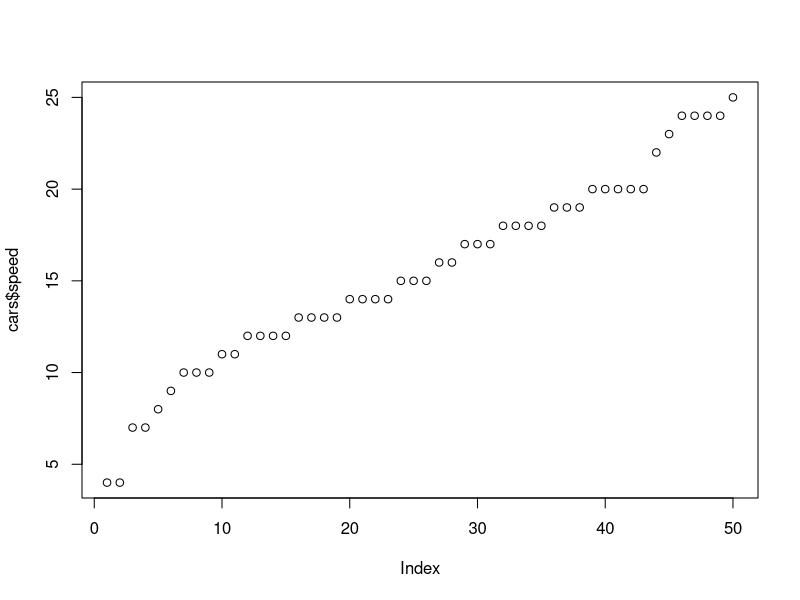
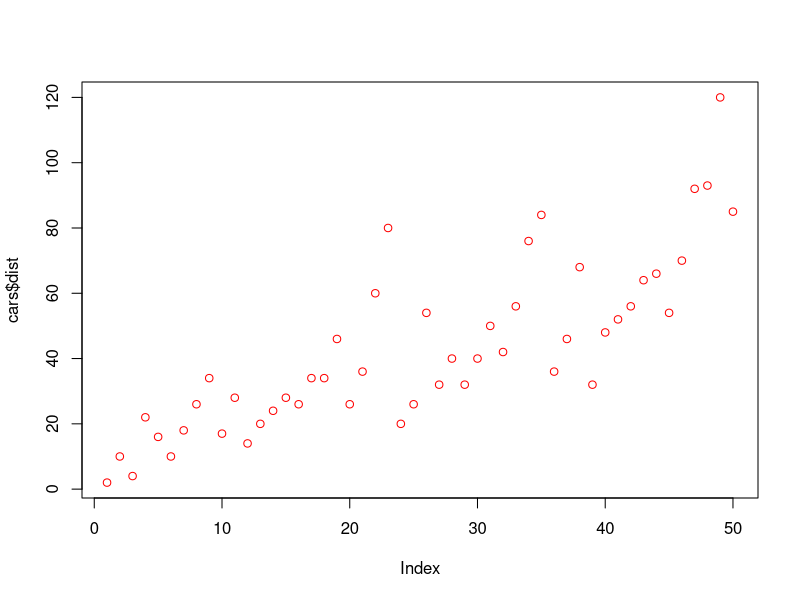
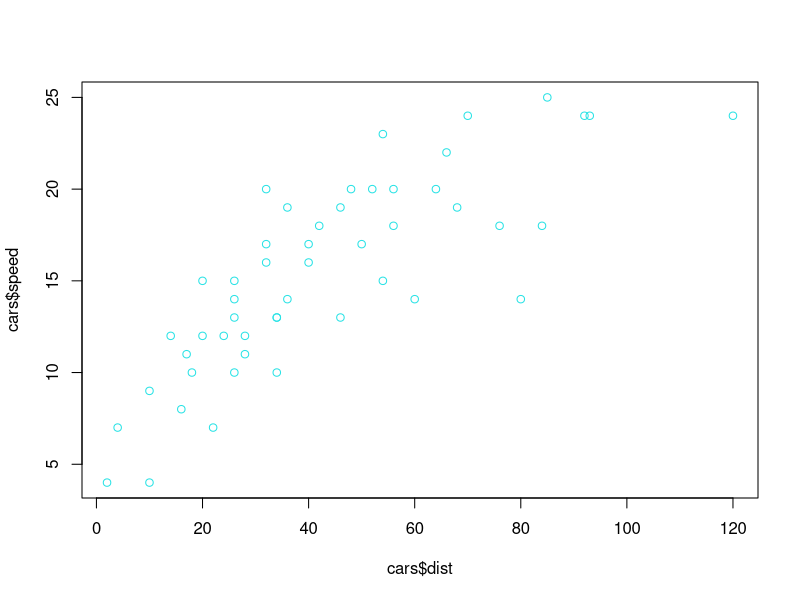
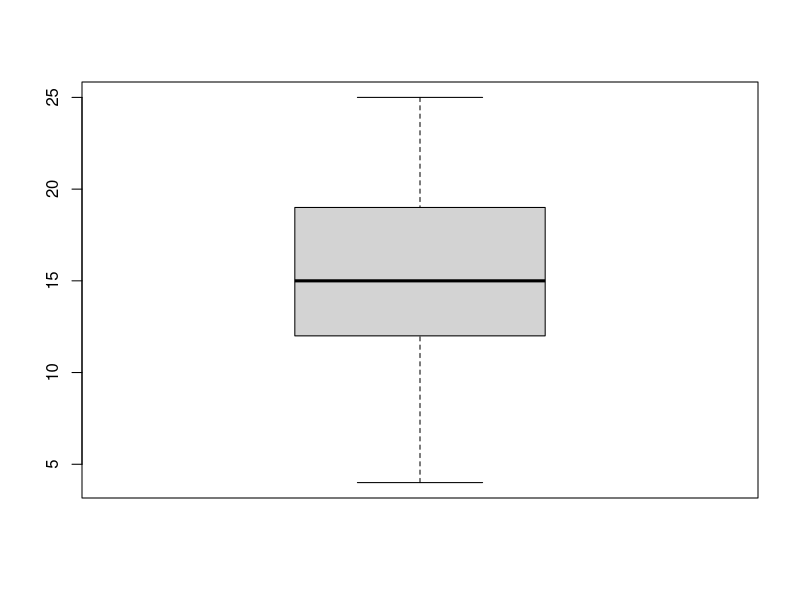
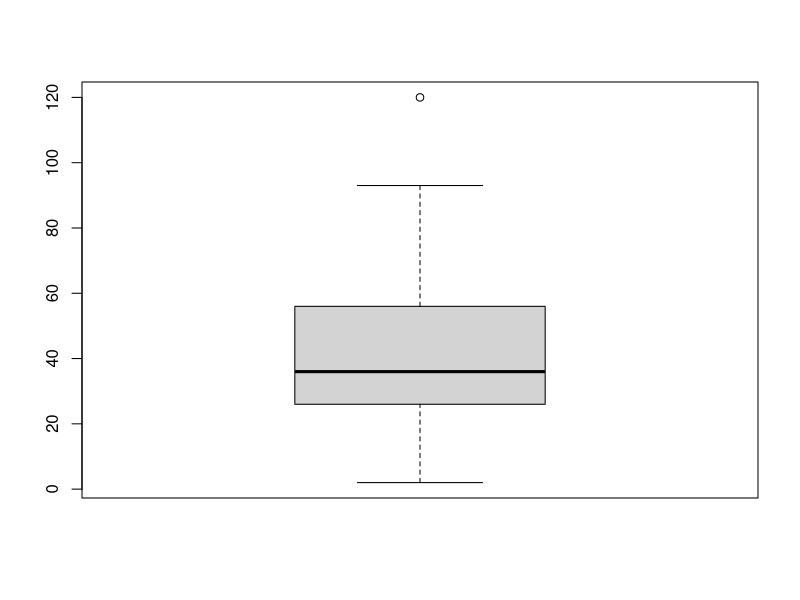
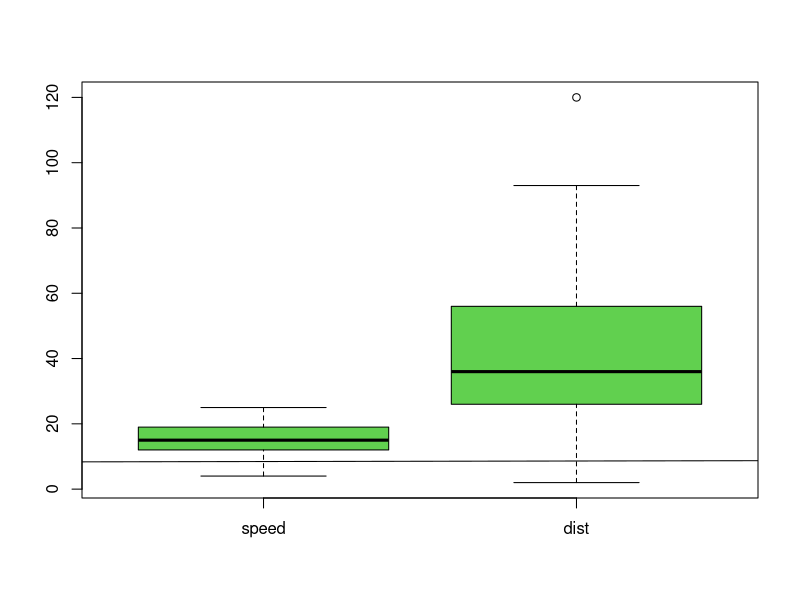
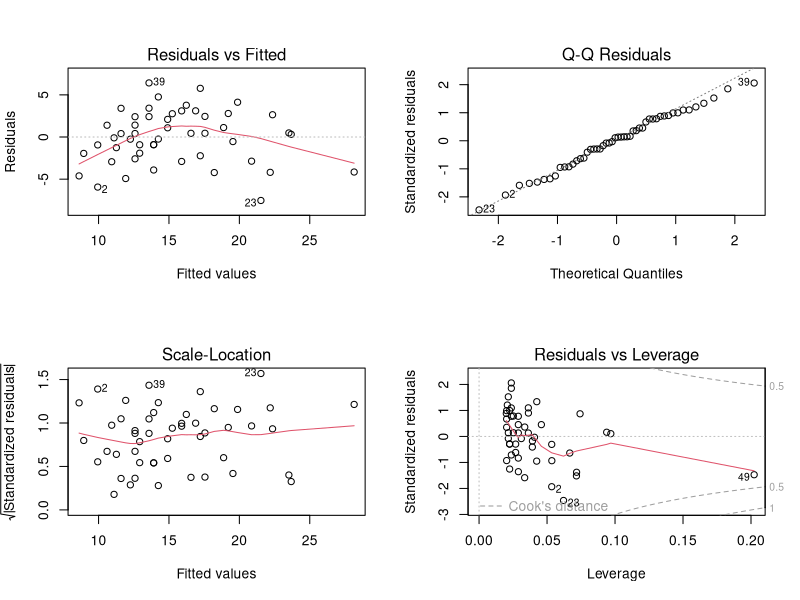

Recreate these plots in R, in order.
#Simple linear regression model
data(cars)
nrow(cars)
ncol(cars)
names(cars)
summary(cars)
#to check missing values
is.na(cars)
is.na(cars$speed)
is.na(cars$dist)
#to check linear trend
plot(cars$speed)
plot(cars$dist,col="red")
plot(cars$dist,cars$speed,col=5)
#to check outliers
boxplot(cars$speed)
boxplot(cars$dist)
boxplot(cars,col=3)  

#Linear regression model
fit<-lm(speed~dist,cars)

summary(fit)
abline(fit)
par(mfrow=c(2,2))
plot((fit))
